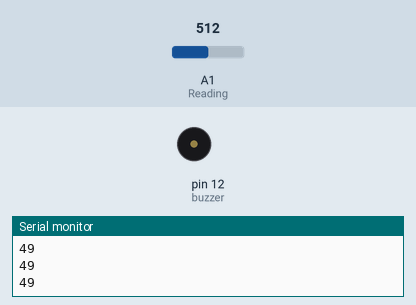
Recording of a sketch running on a simulated Arduino Uno, built with avr-gcc and run on an emulated ATmega328P. Parts: buzzer (waves = sounding, pin HIGH), the last lines printed to the serial monitor. Inputs (shaded band) come from the test bench; at power-on: A1 (Reading) = 512.

Above: at 1.3 s.
1.4 s: A1 (Reading) set to 184
2.9 s: A1 (Reading) set to 151
At 3.4 s:
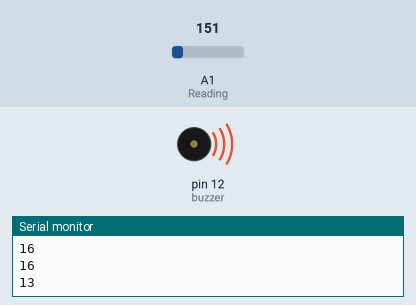
5.9 s: A1 (Reading) set to 306
At 6.7 s:
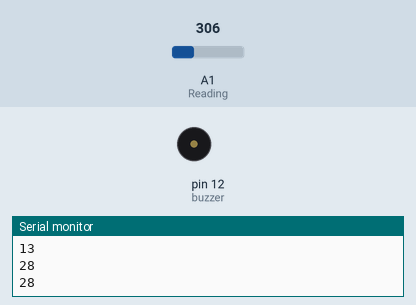
7.4 s: A1 (Reading) set to 122
At 7.9 s:
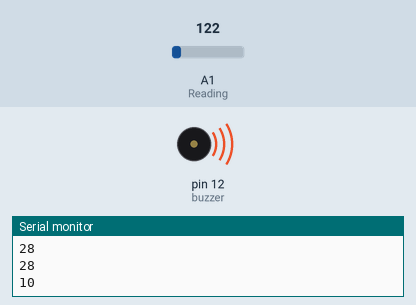
Timing chart, 0 to 11.4 s (numbered marks = the images above; inputs shaded):
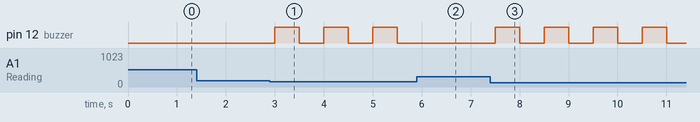

Measured:
- the behaviour switches between 170 and 169 on A1 (Reading) (found by bisection; images 0 and 1)
- after the input at 2.9 s, pin 12 (buzzer): alternates HIGH for 0.50 s and LOW for 0.50 s, starting after 0.10 s
- after the input at 5.9 s, pin 12 (buzzer): stays LOW (without the input it goes to HIGH after 0.10 s)
- after the input at 7.4 s, pin 12 (buzzer): alternates HIGH for 0.50 s and LOW for 0.50 s, starting after 0.10 s

The sketch:

Line_Follower.ino
```cpp
int buzzer = 12;
int Reading = 1;
int val_1;
int val_2;
int val_3;

void setup(){
  pinMode(buzzer, OUTPUT);
  Serial.begin(9600);
}

void loop(){
  val_1 = analogRead(Reading);
  val_2 = val_1 - 20;
  val_3 = val_2 / 10;
  if (val_3 < 15){
    Serial.println(val_3);
    digitalWrite(buzzer, HIGH);
    delay(500);
    digitalWrite(buzzer, LOW);
    Serial.println(val_3);
    delay(500);
  }
  else{
    digitalWrite(buzzer, LOW);
    Serial.println(val_3);
    delay(500);
  }

}
```
